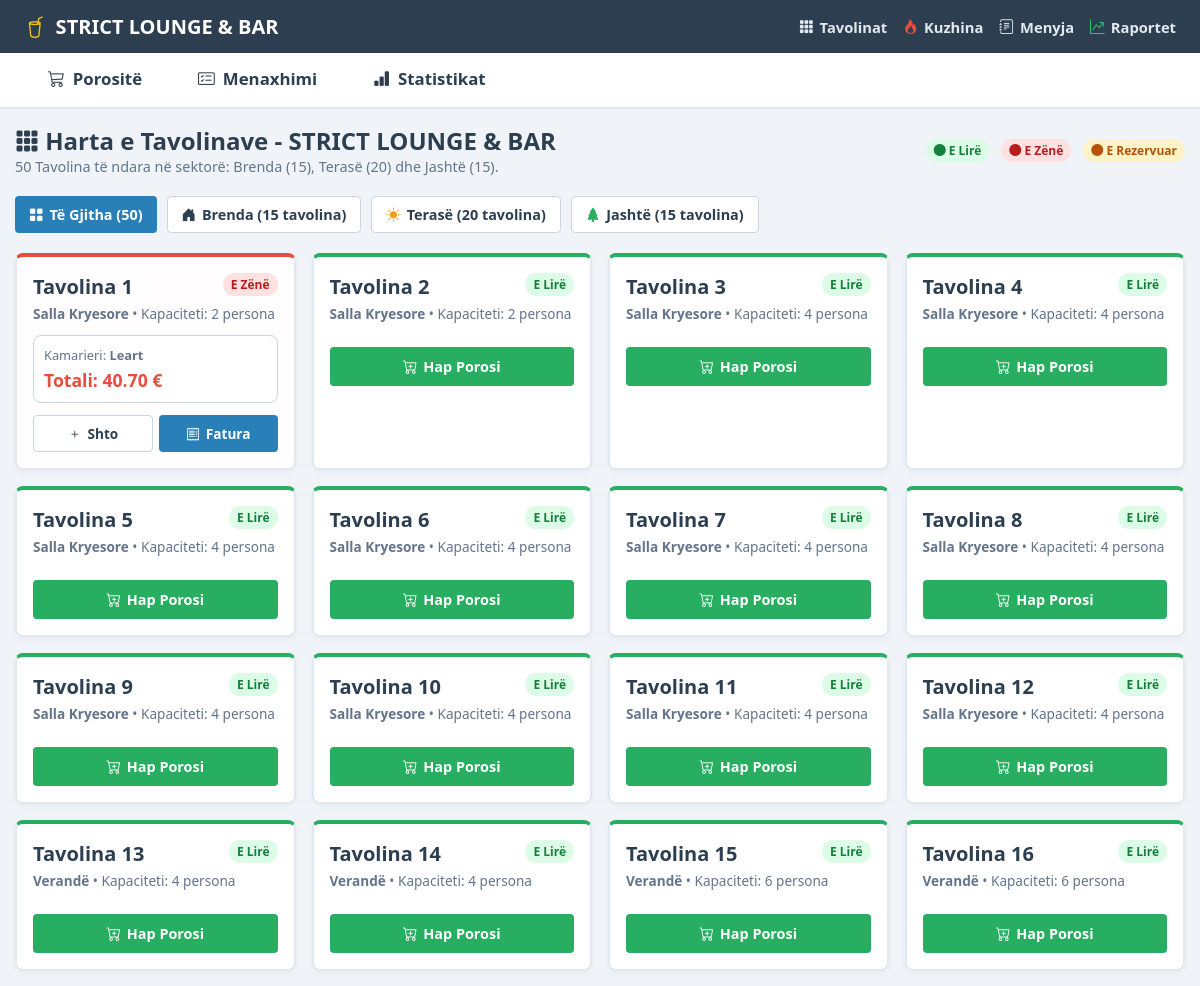
/tables, run on an earlier commit of the app's database.
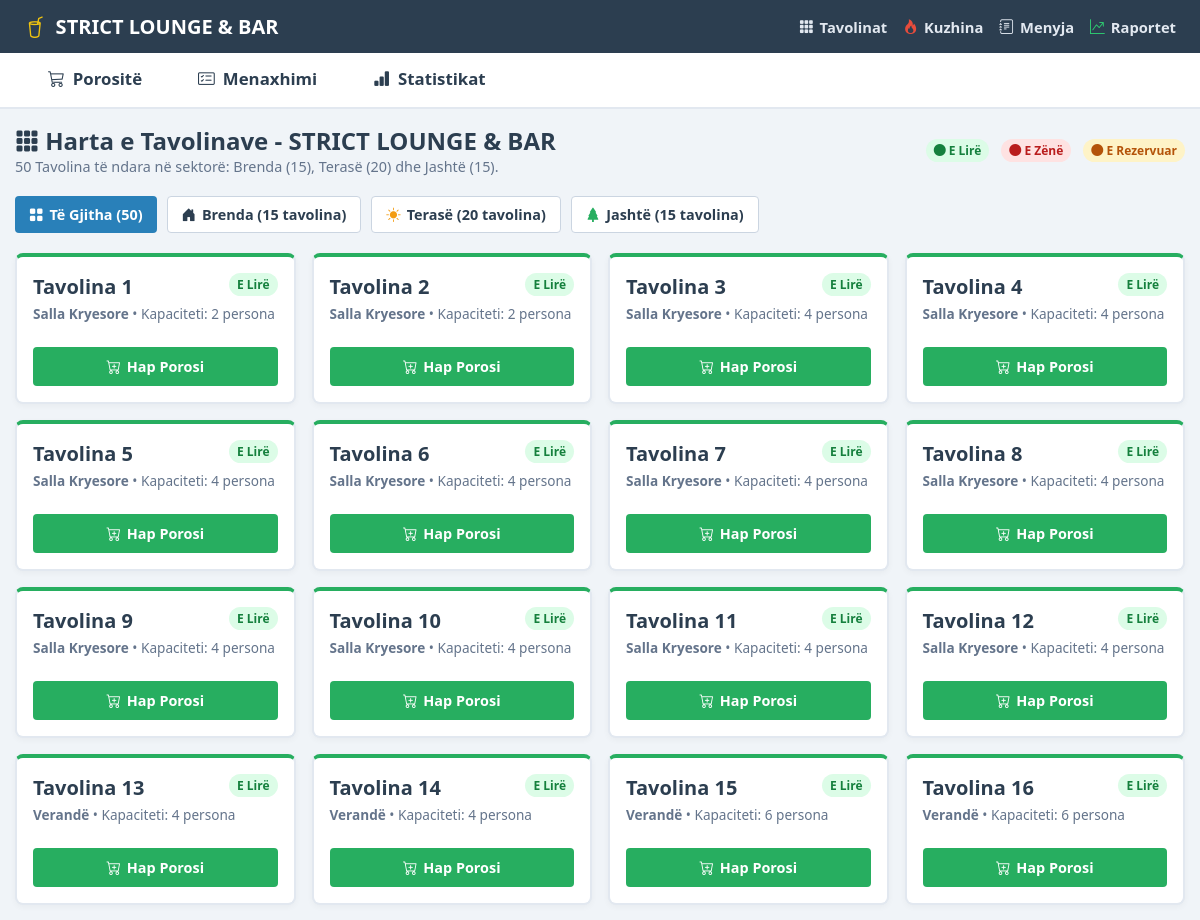
And on a later commit of the database.
### tables this page shows
CREATE TABLE restaurant_tables (
            id INTEGER PRIMARY KEY AUTOINCREMENT,
            table_number INTEGER NOT NULL UNIQUE,
            capacity INTEGER DEFAULT 4,
            section TEXT DEFAULT 'Salla Kryesore',
            status TEXT DEFAULT 'e_lire' -- 'e_lire', 'e_zene', 'e_rezervuar'
        );

CREATE TABLE orders (
            id INTEGER PRIMARY KEY AUTOINCREMENT,
            table_number INTEGER NOT NULL,
            waiter_name TEXT NOT NULL,
            status TEXT NOT NULL DEFAULT 'E Re', -- 'E Re', 'Në Përgatitje', 'Gati', 'E Përfunduar'
            created_at TIMESTAMP DEFAULT CURRENT_TIMESTAMP,
            updated_at TIMESTAMP DEFAULT CURRENT_TIMESTAMP,
            payment_method TEXT DEFAULT 'Kesh', -- 'Kesh', 'Kartelë'
            total_amount REAL DEFAULT 0.0,
            notes TEXT DEFAULT ''
        );

### web/app.py (the view)
@app.get("/tables", response_class=HTMLResponse)
async def tables_page(request: Request):
    tables = models.get_tables()
    pending_orders = models.get_orders(status="E Re")
    return templates.TemplateResponse(
        request=request,
        name="tables.html",
        context={
            "active_page": "tables",
            "restaurant_name": RESTAURANT_NAME,
            "tables": tables,
            "pending_orders_count": len(pending_orders),
            "is_authenticated": is_request_authenticated(request)
        }
    )

### web/templates/tables.html (shortened to what this page needs)
{% extends "base.html" %}
{% block content %}
<div style="margin-bottom: 20px; display: flex; justify-content: space-between; align-items: center; flex-wrap: wrap; gap: 12px;">
    <div>
        <h2 style="font-weight: 800; color: var(--accent-color);">
            <i class="bi bi-grid-3x3-gap-fill" style="color: var(--primary-color);"></i> Harta e Tavolinave - STRICT LOUNGE & BAR
        </h2>
        <p style="color: var(--text-muted); font-size: 0.9rem;">
            50 Tavolina të ndara në sektorë: Brenda (15), Terasë (20) dhe Jashtë (15).
        </p>
    </div>
    <div style="display: flex; gap: 12px; align-items: center;">
        <span class="table-status-pill pill-e_lire"><i class="bi bi-circle-fill"></i> E Lirë</span>
        <span class="table-status-pill pill-e_zene"><i class="bi bi-circle-fill"></i> E Zënë</span>
        <span class="table-status-pill pill-e_rezervuar"><i class="bi bi-circle-fill"></i> E Rezervuar</span>
    </div>
</div>
<div style="display: flex; gap: 10px; margin-bottom: 20px; flex-wrap: wrap;">
    <button type="button" class="btn btn-primary section-filter-btn active" onclick="filtroSektorin('all', this)">
        <i class="bi bi-grid-fill"></i> Të Gjitha (50)
    </button>
    <button type="button" class="btn btn-outline section-filter-btn" onclick="filtroSektorin('Brenda', this)">
        <i class="bi bi-house-door-fill"></i> Brenda (15 tavolina)
    </button>
    <button type="button" class="btn btn-outline section-filter-btn" onclick="filtroSektorin('Terasë', this)">
        <i class="bi bi-sun-fill" style="color: #f39c12;"></i> Terasë (20 tavolina)
    </button>
    <button type="button" class="btn btn-outline section-filter-btn" onclick="filtroSektorin('Jashtë', this)">
        <i class="bi bi-tree-fill" style="color: #27ae60;"></i> Jashtë (15 tavolina)
    </button>
</div>
<div class="tables-grid">
    {% for t in tables %}
    <div class="table-card {{ t.status }}" data-section="{{ t.section }}">
        <div style="display: flex; justify-content: space-between; align-items: flex-start;">
            <div class="table-num">Tavolina {{ t.table_number }}</div>
            <span class="table-status-pill pill-{{ t.status }}">
                {% if t.status == 'e_lire' %}E Lirë{% elif t.status == 'e_zene' %}E Zënë{% else %}E Rezervuar{% endif %}
            </span>
        </div>
        <div style="color: var(--text-muted); font-size: 0.85rem; margin-bottom: 12px; margin-top: 4px;">
            <strong style="color: var(--accent-color);">{{ t.section }}</strong> &bull; Kapaciteti: {{ t.capacity }} persona
        </div>
        {% if t.active_order %}
        <div style="background: #fff; padding: 10px; border-radius: 8px; border: 1px solid var(--border-color); margin-bottom: 12px;">
            <div style="font-size: 0.8rem; color: var(--text-muted);">Kamarieri: <strong>{{ t.active_order.waiter_name }}</strong></div>
            <div style="font-size: 1.1rem; font-weight: 700; color: #e74c3c; margin-top: 4px;">
                Totali: {{ "%.2f"|format(t.active_order.total_amount) }} €
            </div>
        </div>
        <div style="display: flex; gap: 6px;">
            <a href="/pos?table={{ t.table_number }}" class="btn btn-outline" style="flex: 1; padding: 8px; font-size: 0.85rem;">
                <i class="bi bi-plus"></i> Shto
            </a>
            <a href="/invoice/{{ t.active_order.id }}" target="_blank" class="btn btn-primary" style="flex: 1; padding: 8px; font-size: 0.85rem;">
                <i class="bi bi-receipt"></i> Fatura
            </a>
        </div>
        {% else %}
        <div style="margin-top: 24px;">
            <a href="/pos?table={{ t.table_number }}" class="btn btn-success" style="width: 100%; padding: 10px; font-size: 0.9rem;">
                <i class="bi bi-cart-plus"></i> Hap Porosi
            </a>
        </div>
        {% endif %}
    </div>
    {% endfor %}
</div>
{% endblock %}

What changed in the data, as far as the page shows it:
removed orders: active_order.total_amount "40.70"
changed restaurant_tables (number 1 of 16 on the later page): active_order.waiter_name "Leart" → (not shown); status "E Zënë Kamarieri: Totali: € Shto Fatura" → "E Lirë Hap Porosi"
